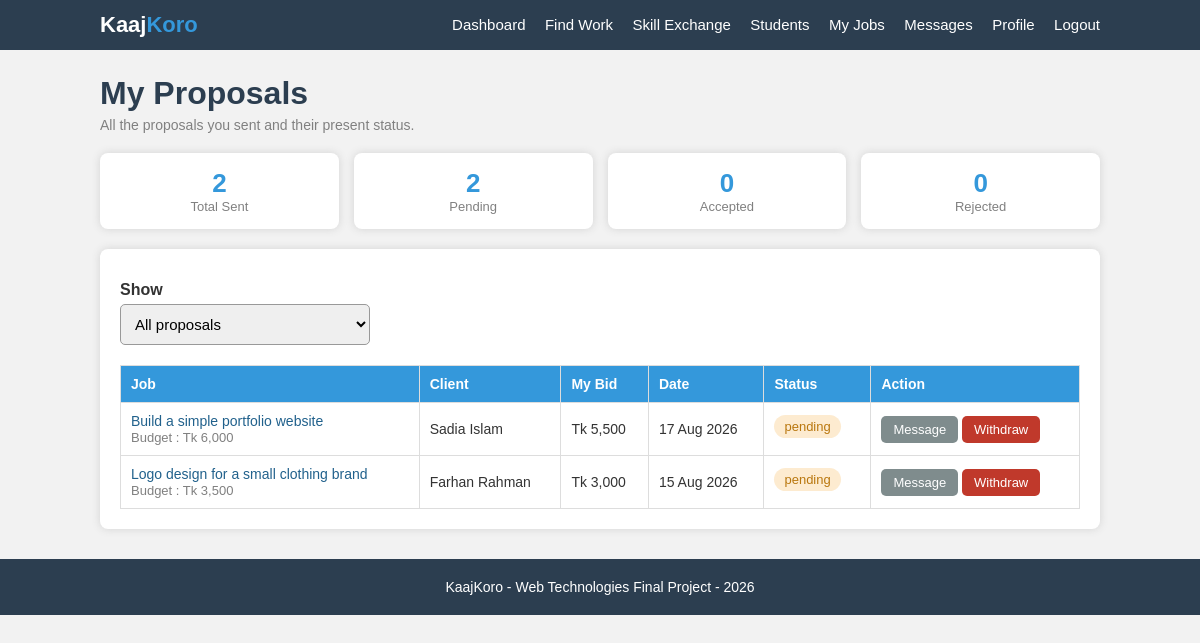
The app's page /proposals.php (signed in) with its own data.
### tables this page shows
CREATE TABLE proposals (
    proposal_id  INT AUTO_INCREMENT PRIMARY KEY,
    job_id       INT NOT NULL,
    user_id      INT NOT NULL,
    bid          INT NOT NULL,
    letter       TEXT NOT NULL,
    status       VARCHAR(20) DEFAULT 'pending',
    created_at   DATE,
    FOREIGN KEY (job_id)  REFERENCES jobs(job_id)   ON DELETE CASCADE,
    FOREIGN KEY (user_id) REFERENCES users(user_id) ON DELETE CASCADE
);

CREATE TABLE jobs (
    job_id       INT AUTO_INCREMENT PRIMARY KEY,
    client_id    INT NOT NULL,
    title        VARCHAR(150) NOT NULL,
    description  TEXT NOT NULL,
    budget       INT NOT NULL,
    deadline     DATE NOT NULL,
    job_status   VARCHAR(20) DEFAULT 'open',
    hired_id     INT DEFAULT 0,
    created_at   DATE,
    FOREIGN KEY (client_id) REFERENCES users(user_id) ON DELETE CASCADE
);

CREATE TABLE users (
    user_id     INT AUTO_INCREMENT PRIMARY KEY,
    name        VARCHAR(100) NOT NULL,
    email       VARCHAR(100) NOT NULL UNIQUE,
    password    VARCHAR(255) NOT NULL,
    phone       VARCHAR(20)  NOT NULL,
    university  VARCHAR(100) NOT NULL,
    city        VARCHAR(50)  NOT NULL,
    bio         TEXT,
    education   VARCHAR(200),
    experience  TEXT,
    portfolio   VARCHAR(150),
    status      VARCHAR(20)  DEFAULT 'active',
    joined      DATE
);

### check_login.php (called while the page is built, shortened)
<?php
$me = getUser($conn, $_SESSION["user_id"]);
?>

### proposals.php (the view, shortened to what this page needs)
<?php
require_once "config.php";
require_once "functions.php";
require_once "check_login.php";
$my_id = $me["user_id"];
$filter = isset($_GET["filter"]) ? $_GET["filter"] : "all";
$total    = countRows($conn, "SELECT COUNT(*) AS total FROM proposals WHERE user_id = ?", $my_id);
$pending  = countRows($conn, "SELECT COUNT(*) AS total FROM proposals WHERE user_id = ? AND status = 'pending'", $my_id);
$accepted = countRows($conn, "SELECT COUNT(*) AS total FROM proposals WHERE user_id = ? AND status = 'accepted'", $my_id);
$rejected = countRows($conn, "SELECT COUNT(*) AS total FROM proposals WHERE user_id = ? AND status = 'rejected'", $my_id);
include "header.php";
?>
    <div class="page">
        <h1>My Proposals</h1>
        <p class="page-info">All the proposals you sent and their present status.</p>
        <div class="stats">
            <div class="stat">
                <div class="stat-number"><?php echo $total; ?></div>
                <div class="stat-name">Total Sent</div>
            </div>
            <div class="stat">
                <div class="stat-number"><?php echo $pending; ?></div>
                <div class="stat-name">Pending</div>
            </div>
            <div class="stat">
                <div class="stat-number"><?php echo $accepted; ?></div>
                <div class="stat-name">Accepted</div>
            </div>
            <div class="stat">
                <div class="stat-number"><?php echo $rejected; ?></div>
                <div class="stat-name">Rejected</div>
            </div>
        </div>
        <div class="box">
            <form method="GET" action="proposals.php">
                <label for="filter">Show</label>
                <select id="filter" name="filter" style="width:250px" onchange="this.form.submit()">
                    <option value="all"      <?php if ($filter == "all")      { echo "selected"; } ?>>All proposals</option>
                </select>
            </form>
            <div style="margin-top:20px">
                <?php
                $sql = "SELECT p.*, j.title, j.budget, j.job_status, j.client_id
                        FROM proposals p
                        JOIN jobs j ON p.job_id = j.job_id
                        WHERE p.user_id = ?";
                $sql = $sql . " ORDER BY p.proposal_id DESC";
                $stmt = $conn->prepare($sql);
                $stmt->bind_param("i", $my_id);
                $stmt->execute();
                $result = $stmt->get_result();
                if ($result->num_rows == 0) {
                    echo "<div class='empty'>No proposal in this list. <a href='jobs.php'>Find work</a></div>";
                }
                else {
                    ?>
                    <table>
                        <tr>
                            <th>Job</th>
                            <th>Client</th>
                            <th>My Bid</th>
                            <th>Date</th>
                            <th>Status</th>
                            <th>Action</th>
                        </tr>
                        <?php while ($proposal = $result->fetch_assoc()) { ?>
                            <tr>
                                <td>
                                    <a href="job-details.php?id=<?php echo $proposal["job_id"]; ?>"><?php echo htmlspecialchars($proposal["title"]); ?></a><br>
                                    <span class="gray-text">Budget : <?php echo showMoney($proposal["budget"]); ?></span>
                                </td>
                                <td><?php echo htmlspecialchars(getUserName($conn, $proposal["client_id"])); ?></td>
                                <td><?php echo showMoney($proposal["bid"]); ?></td>
                                <td><?php echo showDate($proposal["created_at"]); ?></td>
                                <td><?php echo showStatus($proposal["status"]); ?></td>
                                <td>
                                    <button class="btn-small btn-gray" onclick="window.location.href='messages.php?to=<?php echo $proposal["client_id"]; ?>'">Message</button>
                                    <?php if ($proposal["status"] == "pending") { ?>
                                        <button class="btn-small btn-red" onclick="if (confirm('Do you want to withdraw this proposal?')) { window.location.href='proposals.php?action=withdraw&id=<?php echo $proposal["proposal_id"]; ?>'; }">Withdraw</button>
                                    <?php } ?>
                                </td>
                            </tr>
                        <?php } ?>
                    </table>
                    <?php
                }
                ?>
            </div>
        </div>
    </div>
<?php include "footer.php"; ?>

### functions.php (shortened to what this page needs)
<?php
function getUser($conn, $user_id) {
    $stmt = $conn->prepare("SELECT * FROM users WHERE user_id = ?");
    $stmt->bind_param("i", $user_id);
    $stmt->execute();
    $result = $stmt->get_result();
    $user = $result->fetch_assoc();
    return $user;
}
function getUserName($conn, $user_id) {
    $user = getUser($conn, $user_id);
    return $user["name"];
}
function countRows($conn, $sql, $value) {
    $stmt = $conn->prepare($sql);
    $stmt->bind_param("i", $value);
    $stmt->execute();
    $result = $stmt->get_result();
    $row = $result->fetch_assoc();
    return $row["total"];
}
function showMoney($amount) {
    return "Tk " . number_format($amount);
}
function showStatus($status) {
    if ($status == "pending" || $status == "working" || $status == "matched"
        || $status == "scheduled") {
        return "<span class='tag tag-orange'>" . $status . "</span>";
    }
    return "<span class='tag tag-red'>" . $status . "</span>";
}
function showDate($date) {
    return date("d M Y", strtotime($date));
}
?>

### style.css (style rules this page uses)
* { margin:0; padding:0; box-sizing:border-box; font-family:Arial, Helvetica, sans-serif; }
body { background:#f2f2f2; color:#333; }
a { text-decoration:none; color:#21618c; }
.page { width:1000px; margin:25px auto; }
h1 { color:#2c3e50; margin-bottom:5px; }
.page-info { color:gray; font-size:14px; margin-bottom:20px; }
.box { background:white; padding:20px; border-radius:8px; box-shadow:0 0 8px lightgray; margin-bottom:20px; }
label { display:block; font-weight:bold; margin-top:12px; margin-bottom:5px; }
input[type="text"], input[type="email"], input[type="password"], input[type="number"], input[type="tel"], input[type="date"], input[type="time"], input[type="search"], select, textarea { width:100%; padding:10px; border:1px solid #999; border-radius:5px; font-size:15px; outline:none; }
button { padding:10px 18px; border:none; border-radius:5px; background:#3498db; color:white; font-size:15px; cursor:pointer; }
.btn-small { padding:6px 12px; font-size:13px; }
.btn-red { background:#c0392b; }
.btn-gray { background:#7f8c8d; }
table { width:100%; border-collapse:collapse; margin-top:10px; }
th,td { border:1px solid #ddd; padding:10px; text-align:left; font-size:14px; }
th { background:#3498db; color:white; }
.tag { display:inline-block; background:#ecf0f1; color:#2c3e50; padding:4px 10px; border-radius:12px; font-size:13px; margin-right:5px; margin-bottom:5px; }
.tag-orange { background:#fdebd0; color:#b9770e; }
.gray-text { color:gray; font-size:13px; }
.stats { display:flex; gap:15px; margin-bottom:20px; }
.stat { background:white; border-radius:8px; box-shadow:0 0 8px lightgray; padding:15px; width:25%; text-align:center; }
.stat-number { font-size:26px; font-weight:bold; color:#3498db; }
.stat-name { font-size:13px; color:gray; }

### records on screen
proposals: job.title "Build a simple portfolio website", job.budget "Tk 6,000", job.name "Sadia Islam", bid "Tk 5,500", created_at "17 Aug 2026", status "pending"
proposals: job.title "Logo design for a small clothing brand", job.budget "Tk 3,500", job.name "Farhan Rahman", bid "Tk 3,000", created_at "15 Aug 2026", status "pending"

### other values on screen
$total "2"
$pending "2"
$accepted "0"
$rejected "0"
